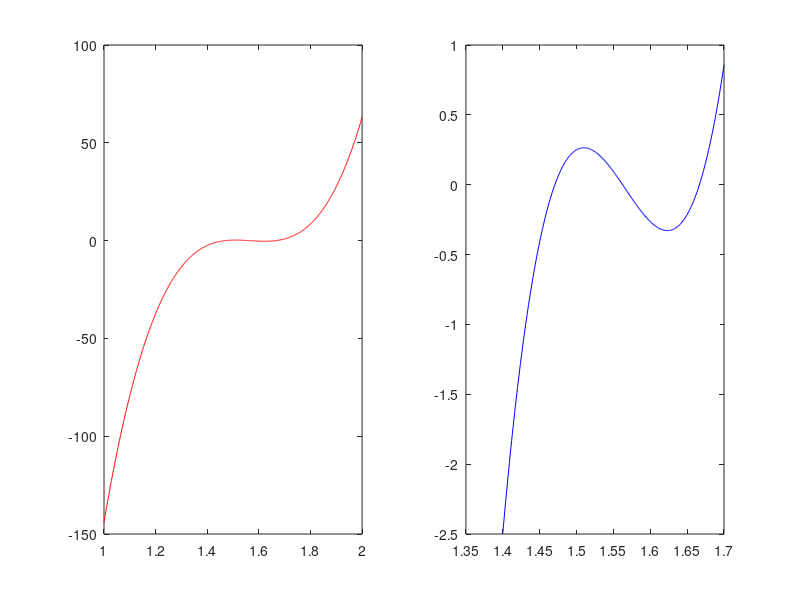

This chart was generated by the following MATLAB code: (Note: this script raises an error after producing the figure.)
%EJERCICIO 2 PRACTICA 4
clear, clc, close all
p=@(x)816*x.^3-3835*x.^2+6000*x-3125;
x=1:.001:2;
v=1.4:.001:1.7;
subplot(1,2,1), plot(x,p(x),'r')
subplot(1,2,2), plot(v,p(v),'b')
%calculo las raices utilizando la funcion intrinceca roots
fprintf('las raices calculadas con roots son\n');
r=roots([816 -3835 6000 -3125])
%aproximacion utilizando el metodo de Newton Raphson
dp=@(x) 3*816*x.^2-2*3835*x+6000;
fprintf('las raiz de la funcion en el intervalo [1,2] se encuentra aproximadamente en x=1.5\n')
fprintf('las raices de la funcion en el intervalo [1.4,1.7] se encuentran aproximadamente en x=1.5 y x=1.65\n')
NewtonRaphson(p,dp,1.5,1e-5,30);
NewtonRaphson(p,dp,1.65,1e-5,30);
NewtonRaphson(p,dp,1.55,1e-5,30);